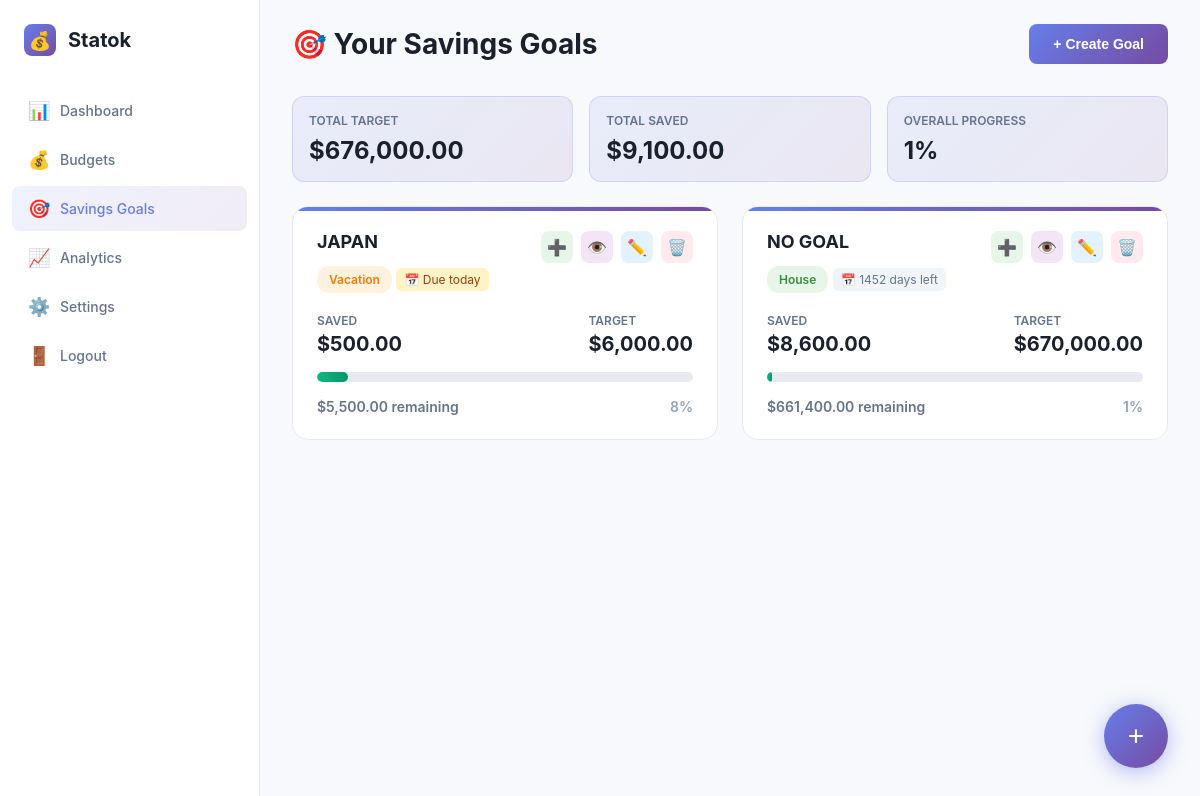
The page /public/savings.php (signed in) on the database as committed earlier.
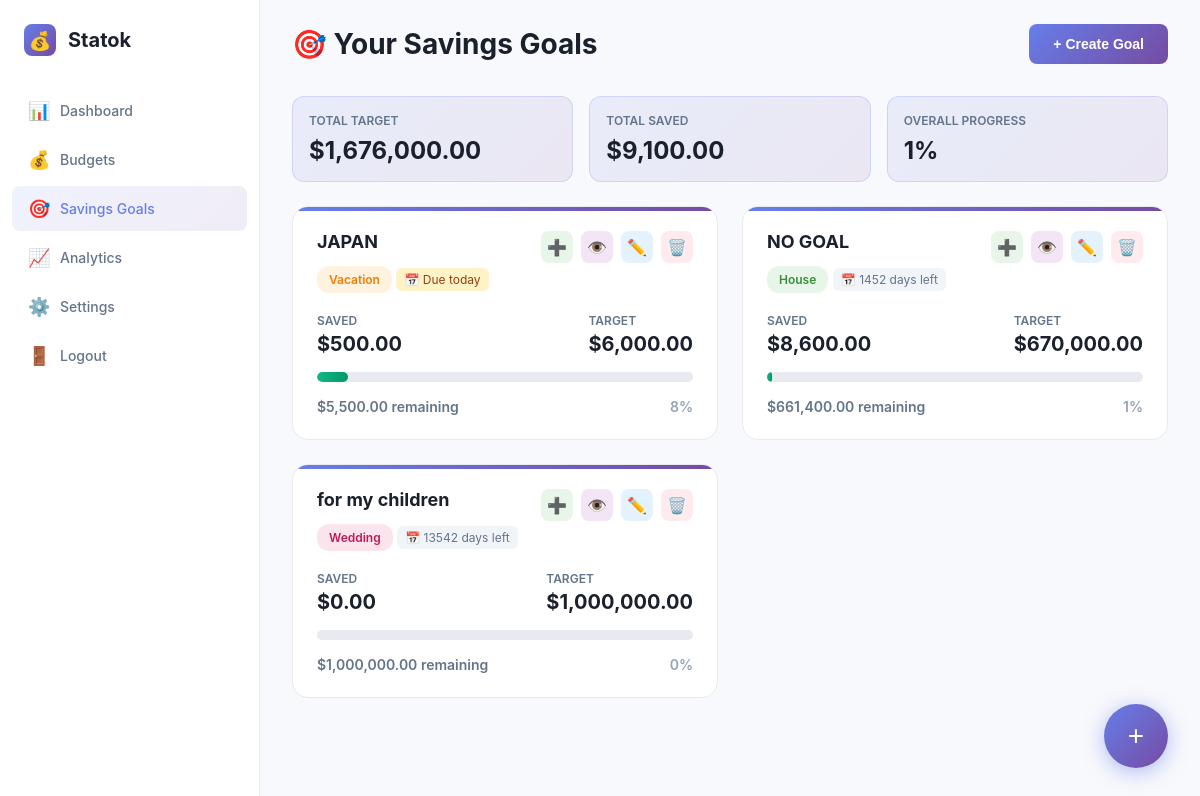
The same page on the database as committed later.
### tables this page shows
CREATE TABLE savings_goals (
    id INTEGER PRIMARY KEY AUTOINCREMENT,
    user_id INTEGER NOT NULL,
    name TEXT NOT NULL,
    target_amount REAL NOT NULL,
    current_amount REAL DEFAULT 0,
    deadline TEXT,
    category TEXT NOT NULL,
    description TEXT,
    created_date TEXT NOT NULL,
    FOREIGN KEY (user_id) REFERENCES users(id) ON DELETE CASCADE
);

### public/savings.php (the view, shortened to what the changed rows need)
<?php
$user_id = $_SESSION['user_id'];
try {
    $db = new PDO('sqlite:' .__DIR__ . '/../db/database.db');
    $db->setAttribute(PDO::ATTR_ERRMODE, PDO::ERRMODE_EXCEPTION);
} catch(PDOException $e) {
    die("Connection failed: " . $e->getMessage());
}
$db->exec('CREATE TABLE IF NOT EXISTS savings_goals (
    id INTEGER PRIMARY KEY AUTOINCREMENT,
    user_id INTEGER NOT NULL,
    name TEXT NOT NULL,
    target_amount REAL NOT NULL,
    current_amount REAL DEFAULT 0,
    deadline TEXT,
    category TEXT NOT NULL,
    description TEXT,
    created_date TEXT NOT NULL,
    FOREIGN KEY (user_id) REFERENCES users(id) ON DELETE CASCADE
)');
$db->exec('CREATE TABLE IF NOT EXISTS savings_transactions (
    id INTEGER PRIMARY KEY AUTOINCREMENT,
    goal_id INTEGER NOT NULL,
    amount REAL NOT NULL,
    transaction_type TEXT NOT NULL,
    description TEXT,
    date TEXT NOT NULL,
    FOREIGN KEY (goal_id) REFERENCES savings_goals(id) ON DELETE CASCADE
)');
$stmt = $db->prepare('
    SELECT * FROM savings_goals
    WHERE user_id = :uid
    ORDER BY created_date DESC
');
$stmt->execute([':uid' => $user_id]);
$goals = $stmt->fetchAll(PDO::FETCH_ASSOC);
?>
<!DOCTYPE html>
<html lang="en">
<head>
</head>
<body>
    <main class="main-content">
        <?php if (count($goals) > 0):
            $totalTarget = array_sum(array_column($goals, 'target_amount'));
            $totalSaved = array_sum(array_column($goals, 'current_amount'));
            $overallProgress = $totalTarget > 0 ? ($totalSaved / $totalTarget) * 100 : 0;
        ?>
        <div class="stats-row">
            <div class="stat-card">
                <div class="stat-label">Total Target</div>
                <div class="stat-value">$<?php echo number_format($totalTarget, 2); ?></div>
            </div>
            <div class="stat-card">
                <div class="stat-label">Total Saved</div>
                <div class="stat-value">$<?php echo number_format($totalSaved, 2); ?></div>
            </div>
            <div class="stat-card">
                <div class="stat-label">Overall Progress</div>
                <div class="stat-value"><?php echo round($overallProgress); ?>%</div>
            </div>
        </div>
        <div class="goals-grid">
            <?php foreach ($goals as $goal):
                $percentage = $goal['target_amount'] > 0 ? ($goal['current_amount'] / $goal['target_amount']) * 100 : 0;
                $remaining = $goal['target_amount'] - $goal['current_amount'];
                $isComplete = $percentage >= 100;
                $catClass = 'cat-' . strtolower(str_replace([' ', '&'], '', $goal['category']));
                $daysRemaining = null;
                $isUrgent = false;
                if ($goal['deadline']) {
                    $deadline = new DateTime($goal['deadline']);
                    $today = new DateTime();
                    $diff = $today->diff($deadline);
                    $daysRemaining = $diff->days;
                    if ($deadline < $today) {
                        $daysRemaining = -$daysRemaining;
                    }
                    $isUrgent = $daysRemaining <= 30 && $daysRemaining >= 0;
                }
            ?>
            <div class="goal-card">
                <div class="goal-header">
                    <div class="goal-info">
                        <h3><?php echo htmlspecialchars($goal['name']); ?></h3>
                        <span class="category-badge <?php echo $catClass; ?>"><?php echo htmlspecialchars($goal['category']); ?></span>
                        <?php if ($goal['deadline']): ?>
                        <div class="deadline-badge <?php echo $isUrgent ? 'deadline-urgent' : ''; ?>">
                            📅 <?php
                                if ($daysRemaining < 0) {
                                    echo 'Overdue by ' . abs($daysRemaining) . ' days';
                                } elseif ($daysRemaining == 0) {
                                    echo 'Due today';
                                } else {
                                    echo $daysRemaining . ' days left';
                                }
                            ?>
                        </div>
                        <?php endif; ?>
                    </div>
                    <div class="goal-actions">
                        <button class="btn-mini btn-add" onclick="openAddTransaction(<?php echo $goal['id']; ?>)" title="Add Transaction">➕</button>
                        <button class="btn-mini btn-view" onclick="window.location.href='?view=<?php echo $goal['id']; ?>'" title="View Transactions">👁️</button>
                        <button class="btn-mini btn-edit" onclick="window.location.href='?edit=<?php echo $goal['id']; ?>'" title="Edit">✏️</button>
                        <form method="POST" style="display: inline;" onsubmit="return confirm('Delete this goal and all its transactions?');">
                            <button type="submit" class="btn-mini btn-delete" title="Delete">🗑️</button>
                        </form>
                    </div>
                </div>
                <div class="goal-amounts">
                    <div class="amount-item">
                        <span class="amount-label">Saved</span>
                        <span class="amount-value">$<?php echo number_format($goal['current_amount'], 2); ?></span>
                    </div>
                    <div class="amount-item">
                        <span class="amount-label">Target</span>
                        <span class="amount-value">$<?php echo number_format($goal['target_amount'], 2); ?></span>
                    </div>
                </div>
                <div class="progress-bar">
                    <div class="progress-fill <?php echo $isComplete ? 'progress-complete' : ''; ?>" style="width: <?php echo min($percentage, 100); ?>%"></div>
                </div>
                <div class="goal-status">
                    <span class="<?php echo $isComplete ? 'status-complete' : 'status-remaining'; ?>">
                        <?php if ($isComplete): ?>
                            🎉 Goal Achieved!
                        <?php else: ?>
                            $<?php echo number_format($remaining, 2); ?> remaining
                        <?php endif; ?>
                    </span>
                    <span style="color: #94a3b8;"><?php echo round($percentage); ?>%</span>
                </div>
            </div>
            <?php endforeach; ?>
        </div>
        <?php endif; ?>
    </main>
</body>
</html>

Rows that differ between the two databases and show on the page:
added savings_goals: name "for my children", category "Wedding", deadline "13542", current_amount "0.00", target_amount "1,000,000.00", remaining "1,000,000.00", current_amount "0"
Other text that changed with them:
$totalTarget: "676,000.00" → "1,676,000.00"
